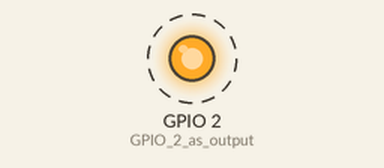
This sketch was run on a simulated ESP32. Shown: output pins drawn as LEDs (lit = HIGH). Dashed ring = blinking. WiFi joins after 1.5 s; servers stay silent unless stated; what the sketch prints to the serial monitor is not drawn.

Above: at 2.0 s.
Timing chart, 0 to 6.1 s (numbered marks = the images above):
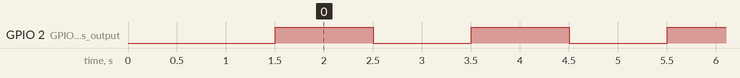

The sketch:

code.ino
```cpp
/*
  Project: ESP32 OTA (Over-The-Air) Programming
  Purpose: Upload new firmware to an ESP32 over Wi-Fi after the first USB upload.

  Before uploading:
  1. Replace the Wi-Fi name and password below.
  2. Set a strong OTA password.
  3. Do not publish real credentials in a public GitHub repository.
*/

#include <WiFi.h>       // Connect the ESP32 to a Wi-Fi network.
#include <ArduinoOTA.h> // Receive firmware updates over Wi-Fi.

// ---------- 1. Wi-Fi credentials ----------
const char* ssid = "YOUR_WIFI_NAME";
const char* password = "YOUR_WIFI_PASSWORD";

// Password requested for OTA firmware uploads.
// Keep this different from your Wi-Fi password.
const char* otaPassword = "YOUR_OTA_PASSWORD";

// ---------- 2. Setup: runs once after startup/reset ----------
void setup() {
  Serial.begin(115200); // Start Serial Monitor communication.
  pinMode(2, OUTPUT);   // GPIO 2 as output; onboard LED pin varies by board.
  digitalWrite(2, LOW); // Start with this output LOW.

  // ---------- 3. Start Wi-Fi connection ----------
  WiFi.mode(WIFI_STA); // Connect to an existing Wi-Fi network (station mode).
  WiFi.begin(ssid, password);

  Serial.print("Connecting to Wi-Fi");

  // Wait for connection, but do not wait forever if credentials/network are wrong.
  const unsigned long startTime = millis();
  const unsigned long wifiTimeout = 20000; // 20 seconds

  while (WiFi.status() != WL_CONNECTED &&
         millis() - startTime < wifiTimeout) {
    delay(500); // Wait half a second before checking again.
    Serial.print(".");
  }

  // If Wi-Fi failed, stop setup here. OTA cannot work without network access.
  if (WiFi.status() != WL_CONNECTED) {
    Serial.println("\nWi-Fi connection failed. Check credentials/network.");
    return;
  }

  Serial.println("\nWi-Fi connected!");

  // ---------- 4. Configure OTA identity and password ----------
  ArduinoOTA.setHostname("ESP32-OTA"); // Name shown for this OTA device.
  ArduinoOTA.setPassword(otaPassword); // Password for OTA uploads.

  // Optional callbacks: useful messages while an update is happening.
  ArduinoOTA.onStart([]() {
    Serial.println("OTA update started");
  });

  ArduinoOTA.onEnd([]() {
    Serial.println("\nOTA update finished");
  });

  ArduinoOTA.onError([](ota_error_t error) {
    Serial.printf("OTA error: %u\n", error);
  });

  // ---------- 5. Start the OTA service ----------
  ArduinoOTA.begin();

  Serial.println("OTA Ready");
  Serial.print("IP Address: ");
  Serial.println(WiFi.localIP()); // Print ESP32's local network IP address.
}

// ---------- 6. Loop: runs repeatedly while the board is on ----------
void loop() {
  // Must be called repeatedly so OTA requests can be processed.
  if (WiFi.status() == WL_CONNECTED) {
    ArduinoOTA.handle();
  }

  // Print a status message and toggle GPIO 2 about once per second.
  static unsigned long lastPrint = 0;

  if (millis() - lastPrint >= 1000) {
    lastPrint = millis();
    Serial.println("Hello ESP32");

    // This is only a visual activity indicator if an LED is connected to GPIO 2.
    digitalWrite(2, !digitalRead(2));
  }
}
```

Measured:
- by itself, GPIO 2 (GPIO_2_as_output): alternates HIGH for 1.0 s and LOW for 1.0 s
